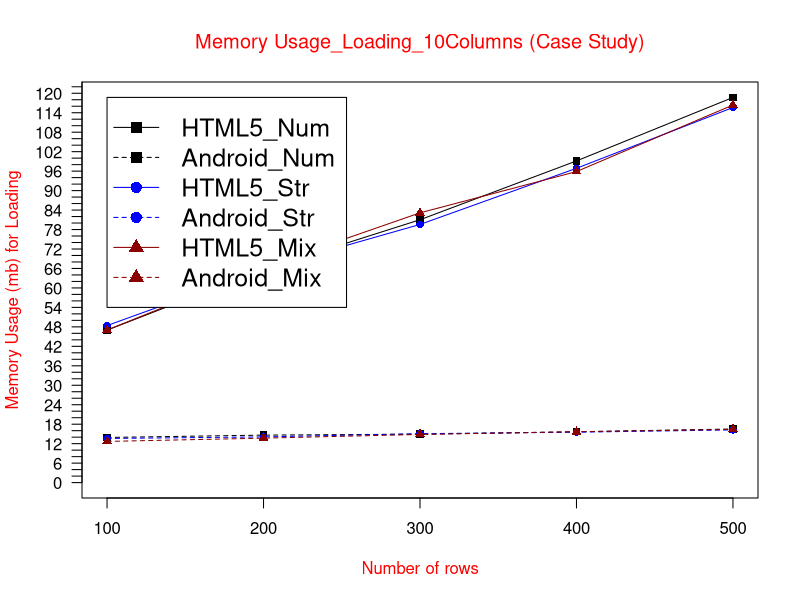

Source code (R):
data <- read.table("(CS)MUloading10col.txt", header = TRUE)

max_y <- max(data)
plot_colors <- c("black", "blue", "red4")
png(filename="(CS)MUloading10col.png", height = 1000, width = 1450, bg = "white")
plot(data$HTML5_Num, type = "o", col = plot_colors[1], pch=15,  ylim=c(0,max_y), axes=FALSE, ann=FALSE)
axis(1, at=1:5, lab=c("100", "200", "300", "400", "500"))
axis(2, las=1, at=2*0:max_y, cex.axis = 1)

box()
lines(data$Android_Num, type="o", pch=15, lty=2, col=plot_colors[1])
lines(data$HTML5_Str, type="o", pch=16, lty=1,  col=plot_colors[2])
lines(data$Android_Str, type="o", pch=16, lty=2,  col=plot_colors[2])   
lines(data$HTML5_Mix, type="o", pch=17, lty=1, col=plot_colors[3])
lines(data$Android_Mix, type="o", pch=17, lty=2,   col=plot_colors[3])

title(main="Memory Usage_Loading_10Columns (Case Study)", col.main="red", font.main=6)
title(xlab= "Number of rows", col.lab="red")
title(ylab= "Memory Usage (mb) for Loading", col.lab="red")
legend(1, max_y, names(data), cex=1.5, col=c("black", "black","blue", "blue","red4","red4"), pch=c(15,15,16,16,17,17), lty=c(1,2,1,2,1,2));

dev.off()
